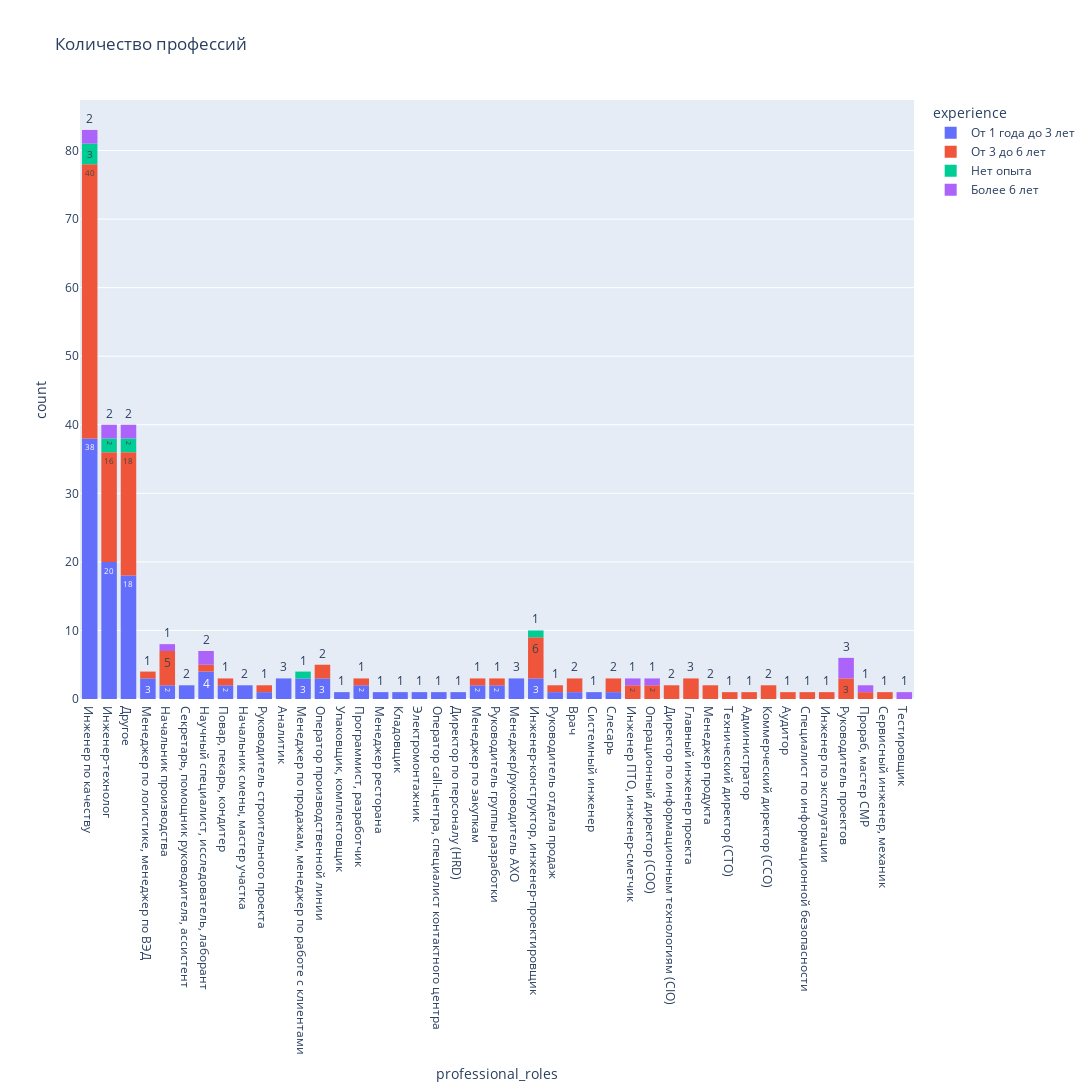

Notebook code cell kept with this figure:
### Code cell
fig = px.histogram(df, x="professional_roles", histfunc='count', text_auto=True, title='Количество профессий', color="experience", width=3200, height=1600)
fig.show()
fig.write_image(f"{vacancy_name}/{todays_date}_количество_вакансий.jpeg")

### Figure 1 — Plotly figure (JSON) as saved in the notebook; plotly's stock layout.template omitted (floating-point values rounded to 4 significant figures)
{"data": [{"alignmentgroup": "True", "bingroup": "x", "histfunc": "count", "hovertemplate": "experience=От 1 года до 3 лет<br>professional_roles=%{x}<br>count=%{y}<extra></extra>", "legendgroup": "От 1 года до 3 лет", "marker": {"color": "#636efa", "pattern": {"shape": ""}}, "name": "От 1 года до 3 лет", "offsetgroup": "От 1 года до 3 лет", "orientation": "v", "showlegend": true, "texttemplate": "%{value}", "type": "histogram", "x": ["Инженер по качеству", "Инженер по качеству", "Инженер-технолог", "Инженер по качеству", "Инженер по качеству", "Инженер по качеству", "Инженер по качеству", "Инженер по качеству", "Другое", "Инженер по качеству", "Инженер по качеству", "Инженер по качеству", "Менеджер по логистике, менеджер по ВЭД", "Инженер по качеству", "Инженер-технолог", "Инженер по качеству", "Инженер по качеству", "Инженер по качеству", "Другое", "Другое", "Инженер по качеству", "Инженер по качеству", "Инженер по качеству", "Начальник производства", "Инженер-технолог", "Инженер по качеству", "Инженер по качеству", "Секретарь, помощник руководителя, ассистент", "Инженер по качеству", "Инженер по качеству", "Инженер по качеству", "Инженер-технолог", "Инженер по качеству", "Инженер по качеству", "Инженер по качеству", "Инженер по качеству", "Инженер по качеству", "Инженер по качеству", "Инженер по качеству", "Инженер-технолог", "Инженер по качеству", "Другое", "Инженер по качеству", "Инженер по качеству", "Научный специалист, исследователь, лаборант", "Другое", "Другое", "Инженер по качеству", "Другое", "Инженер по качеству", "Секретарь, помощник руководителя, ассистент", "Начальник производства", "Повар, пекарь, кондитер", "Другое", "Начальник смены, мастер участка", "Инженер-технолог", "Менеджер по логистике, менеджер по ВЭД", "Руководитель строительного проекта", "Научный специалист, исследователь, лаборант", "Другое", "Другое", "Аналитик", "Повар, пекарь, кондитер", "Другое", "Менеджер по продажам, менеджер по работе с клиентами", "Менеджер по продажам, менеджер по работе с клиентами", "Оператор производственной линии", "Менеджер по продажам, менеджер по работе с клиентами", "Упаковщик, комплектовщик", "Программист, разработчик", "Инженер-технолог", "Инженер-технолог", "Программист, разработчик", "Инженер-технолог", "Инженер-технолог", "Менеджер по логистике, менеджер по ВЭД", "Менеджер ресторана", "Инженер-технолог", "Другое", "Инженер по качеству", "Инженер-технолог", "Кладовщик", "Инженер по качеству", "Инженер-технолог", "Оператор производственной линии", "Электромонтажник", "Аналитик", "Другое", "Другое", "Оператор call-центра, специалист контактного центра", "Другое", "Инженер по качеству", "Инженер-технолог", "Инженер-технолог", "Директор по персоналу (HRD)", "Менеджер по закупкам", "Руководитель группы разработки", "Оператор производственной линии", "Менеджер/руководитель АХО", "Инженер-конструктор, инженер-проектировщик", "Начальник смены, мастер участка", "Менеджер/руководитель АХО", "Другое", "Другое", "Научный специалист, исследователь, лаборант", "Менеджер по закупкам", "Руководитель отдела продаж", "Другое", "Инженер-технолог", "Инженер-технолог", "Инженер-конструктор, инженер-проектировщик", "Инженер-технолог", "Инженер-технолог", "Врач", "Системный инженер", "Аналитик", "Инженер по качеству", "Инженер-технолог", "Руководитель группы разработки", "Инженер-конструктор, инженер-проектировщик", "Менеджер/руководитель АХО", "Слесарь", "Научный специалист, исследователь, лаборант"], "xaxis": "x", "yaxis": "y"}, {"alignmentgroup": "True", "bingroup": "x", "histfunc": "count", "hovertemplate": "experience=От 3 до 6 лет<br>professional_roles=%{x}<br>count=%{y}<extra></extra>", "legendgroup": "От 3 до 6 лет", "marker": {"color": "#EF553B", "pattern": {"shape": ""}}, "name": "От 3 до 6 лет", "offsetgroup": "От 3 до 6 лет", "orientation": "v", "showlegend": true, "texttemplate": "%{value}", "type": "histogram", "x": ["Инженер по качеству", "Инженер по качеству", "Инженер-технолог", "Другое", "Другое", "Другое", "Инженер по качеству", "Инженер по качеству", "Инженер по качеству", "Инженер по качеству", "Инженер-технолог", "Инженер по качеству", "Инженер по качеству", "Инженер по качеству", "Инженер по качеству", "Начальник производства", "Другое", "Инженер по качеству", "Другое", "Инженер по качеству", "Инженер по качеству", "Инженер-технолог", "Инженер по качеству", "Инженер ПТО, инженер-сметчик", "Инженер по качеству", "Инженер по качеству", "Другое", "Инженер по качеству", "Научный специалист, исследователь, лаборант", "Инженер по качеству", "Инженер по качеству", "Инженер по качеству", "Инженер по качеству", "Инженер-технолог", "Другое", "Инженер по качеству", "Инженер по качеству", "Инженер по качеству", "Инженер по качеству", "Инженер по качеству", "Инженер по качеству", "Инженер-технолог", "Инженер по качеству", "Инженер по качеству", "Инженер по качеству", "Инженер-технолог", "Инженер по качеству", "Инженер по качеству", "Другое", "Инженер по качеству", "Инженер по качеству", "Инженер по качеству", "Другое", "Инженер-технолог", "Инженер-конструктор, инженер-проектировщик", "Инженер по качеству", "Начальник производства", "Руководитель группы разработки", "Инженер-технолог", "Операционный директор (COO)", "Другое", "Инженер по качеству", "Инженер по качеству", "Операционный директор (COO)", "Начальник производства", "Инженер по качеству", "Начальник производства", "Директор по информационным технологиям (CIO)", "Инженер-технолог", "Инженер-технолог", "Другое", "Главный инженер проекта", "Менеджер продукта", "Менеджер по закупкам", "Инженер-конструктор, инженер-проектировщик", "Технический директор (CTO)", "Слесарь", "Программист, разработчик", "Администратор", "Повар, пекарь, кондитер", "Коммерческий директор (CCO)", "Аудитор", "Инженер-конструктор, инженер-проектировщик", "Инженер-технолог", "Руководитель отдела продаж", "Директор по информационным технологиям (CIO)", "Слесарь", "Специалист по информационной безопасности", "Инженер по эксплуатации", "Оператор производственной линии", "Другое", "Инженер-конструктор, инженер-проектировщик", "Менеджер по логистике, менеджер по ВЭД", "Инженер-технолог", "Инженер-технолог", "Руководитель проектов", "Инженер по качеству", "Другое", "Инженер ПТО, инженер-сметчик", "Прораб, мастер СМР", "Инженер-технолог", "Инженер-конструктор, инженер-проектировщик", "Руководитель проектов", "Другое", "Сервисный инженер, механик", "Другое", "Другое", "Инженер-технолог", "Врач", "Главный инженер проекта", "Другое", "Другое", "Оператор производственной линии", "Менеджер продукта", "Главный инженер проекта", "Инженер-технолог", "Инженер-конструктор, инженер-проектировщик", "Руководитель проектов", "Врач", "Начальник производства", "Руководитель строительного проекта", "Коммерческий директор (CCO)"], "xaxis": "x", "yaxis": "y"}, {"alignmentgroup": "True", "bingroup": "x", "histfunc": "count", "hovertemplate": "experience=Нет опыта<br>professional_roles=%{x}<br>count=%{y}<extra></extra>", "legendgroup": "Нет опыта", "marker": {"color": "#00cc96", "pattern": {"shape": ""}}, "name": "Нет опыта", "offsetgroup": "Нет опыта", "orientation": "v", "showlegend": true, "texttemplate": "%{value}", "type": "histogram", "x": ["Инженер по качеству", "Инженер-технолог", "Инженер по качеству", "Другое", "Другое", "Менеджер по продажам, менеджер по работе с клиентами", "Инженер-конструктор, инженер-проектировщик", "Инженер по качеству", "Инженер-технолог"], "xaxis": "x", "yaxis": "y"}, {"alignmentgroup": "True", "bingroup": "x", "histfunc": "count", "hovertemplate": "experience=Более 6 лет<br>professional_roles=%{x}<br>count=%{y}<extra></extra>", "legendgroup": "Более 6 лет", "marker": {"color": "#ab63fa", "pattern": {"shape": ""}}, "name": "Более 6 лет", "offsetgroup": "Более 6 лет", "orientation": "v", "showlegend": true, "texttemplate": "%{value}", "type": "histogram", "x": ["Научный специалист, исследователь, лаборант", "Начальник производства", "Инженер по качеству", "Инженер-технолог", "Инженер по качеству", "Инженер ПТО, инженер-сметчик", "Другое", "Инженер-технолог", "Руководитель проектов", "Руководитель проектов", "Научный специалист, исследователь, лаборант", "Другое", "Руководитель проектов", "Операционный директор (COO)", "Прораб, мастер СМР", "Тестировщик"], "xaxis": "x", "yaxis": "y"}], "layout": {"barmode": "relative", "height": 1600, "legend": {"title": {"text": "experience"}, "tracegroupgap": 0}, "title": {"text": "Количество профессий"}, "width": 3200, "xaxis": {"anchor": "y", "domain": [0, 1], "title": {"text": "professional_roles"}}, "yaxis": {"anchor": "x", "domain": [0, 1], "title": {"text": "count"}}}}
